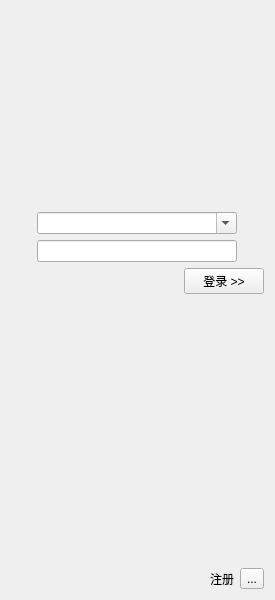
<?xml version="1.0" encoding="UTF-8"?>
<ui version="4.0">
 <class>LoginWidget</class>
 <widget class="QWidget" name="LoginWidget">
  <property name="geometry">
   <rect>
    <x>0</x>
    <y>0</y>
    <width>275</width>
    <height>600</height>
   </rect>
  </property>
  <property name="windowTitle">
   <string>LoginWidget</string>
  </property>
  <layout class="QVBoxLayout" name="verticalLayout_2">
   <item>
    <spacer name="verticalSpacer_2">
     <property name="orientation">
      <enum>Qt::Vertical</enum>
     </property>
     <property name="sizeType">
      <enum>QSizePolicy::Maximum</enum>
     </property>
     <property name="sizeHint" stdset="0">
      <size>
       <width>20</width>
       <height>55</height>
      </size>
     </property>
    </spacer>
   </item>
   <item>
    <layout class="QHBoxLayout" name="horizontalLayout_2">
     <item>
      <spacer name="horizontalSpacer">
       <property name="orientation">
        <enum>Qt::Horizontal</enum>
       </property>
       <property name="sizeHint" stdset="0">
        <size>
         <width>40</width>
         <height>20</height>
        </size>
       </property>
      </spacer>
     </item>
     <item>
      <widget class="QLabel" name="Avatar">
       <property name="minimumSize">
        <size>
         <width>130</width>
         <height>130</height>
        </size>
       </property>
       <property name="text">
        <string/>
       </property>
      </widget>
     </item>
     <item>
      <spacer name="horizontalSpacer_2">
       <property name="orientation">
        <enum>Qt::Horizontal</enum>
       </property>
       <property name="sizeHint" stdset="0">
        <size>
         <width>40</width>
         <height>20</height>
        </size>
       </property>
      </spacer>
     </item>
    </layout>
   </item>
   <item>
    <spacer name="verticalSpacer">
     <property name="orientation">
      <enum>Qt::Vertical</enum>
     </property>
     <property name="sizeType">
      <enum>QSizePolicy::Maximum</enum>
     </property>
     <property name="sizeHint" stdset="0">
      <size>
       <width>20</width>
       <height>10</height>
      </size>
     </property>
    </spacer>
   </item>
   <item>
    <layout class="QHBoxLayout" name="horizontalLayout_3">
     <item>
      <spacer name="horizontalSpacer_3">
       <property name="orientation">
        <enum>Qt::Horizontal</enum>
       </property>
       <property name="sizeHint" stdset="0">
        <size>
         <width>40</width>
         <height>20</height>
        </size>
       </property>
      </spacer>
     </item>
     <item>
      <layout class="QVBoxLayout" name="verticalLayout">
       <item>
        <widget class="QComboBox" name="UName">
         <property name="minimumSize">
          <size>
           <width>200</width>
           <height>0</height>
          </size>
         </property>
         <property name="editable">
          <bool>true</bool>
         </property>
        </widget>
       </item>
       <item>
        <widget class="QLineEdit" name="Password">
         <property name="minimumSize">
          <size>
           <width>200</width>
           <height>0</height>
          </size>
         </property>
         <property name="inputMask">
          <string/>
         </property>
         <property name="echoMode">
          <enum>QLineEdit::Password</enum>
         </property>
        </widget>
       </item>
      </layout>
     </item>
     <item>
      <spacer name="horizontalSpacer_4">
       <property name="orientation">
        <enum>Qt::Horizontal</enum>
       </property>
       <property name="sizeHint" stdset="0">
        <size>
         <width>40</width>
         <height>20</height>
        </size>
       </property>
      </spacer>
     </item>
    </layout>
   </item>
   <item>
    <layout class="QHBoxLayout" name="horizontalLayout_4">
     <item>
      <spacer name="horizontalSpacer_6">
       <property name="orientation">
        <enum>Qt::Horizontal</enum>
       </property>
       <property name="sizeHint" stdset="0">
        <size>
         <width>40</width>
         <height>20</height>
        </size>
       </property>
      </spacer>
     </item>
     <item>
      <widget class="QPushButton" name="DoLogin">
       <property name="text">
        <string>登录 &gt;&gt;</string>
       </property>
      </widget>
     </item>
    </layout>
   </item>
   <item>
    <spacer name="verticalSpacer_3">
     <property name="orientation">
      <enum>Qt::Vertical</enum>
     </property>
     <property name="sizeHint" stdset="0">
      <size>
       <width>20</width>
       <height>258</height>
      </size>
     </property>
    </spacer>
   </item>
   <item>
    <layout class="QHBoxLayout" name="horizontalLayout">
     <item>
      <spacer name="horizontalSpacer_5">
       <property name="orientation">
        <enum>Qt::Horizontal</enum>
       </property>
       <property name="sizeHint" stdset="0">
        <size>
         <width>40</width>
         <height>20</height>
        </size>
       </property>
      </spacer>
     </item>
     <item>
      <widget class="QLabel" name="LabReg">
       <property name="text">
        <string>注册</string>
       </property>
      </widget>
     </item>
     <item>
      <widget class="QToolButton" name="toolButton">
       <property name="text">
        <string>...</string>
       </property>
      </widget>
     </item>
    </layout>
   </item>
  </layout>
 </widget>
 <layoutdefault spacing="6" margin="11"/>
 <resources/>
 <connections/>
</ui>
